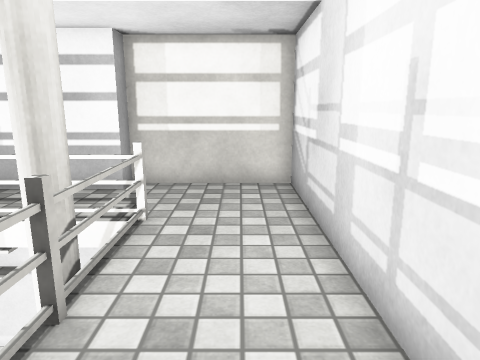
[1] (above)

15 first-person views from a walk through a Unity game level. The camera is 1.2 m above the floor, tilts 12° down and sees 70° across. The floor is counted in squares, 0.5 m on a side. Each view is taken from the middle of a square. On the plan, view 1 faces up. The plan holds only what a view shows up to about 20 squares ahead; the rest is blank. The place goes on beyond the plan. The player character is not drawn. Surface patterns are stand-ins for the level's own textures.

[2]
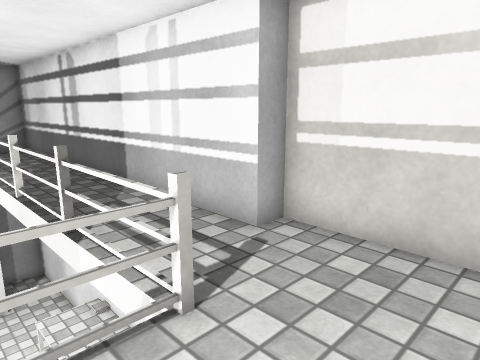

[3]
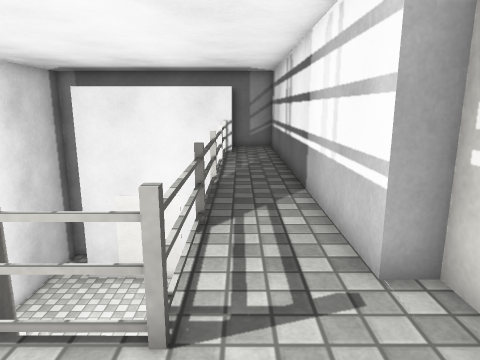

[4]
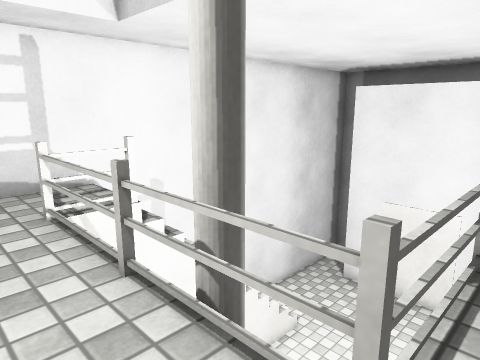

[5]
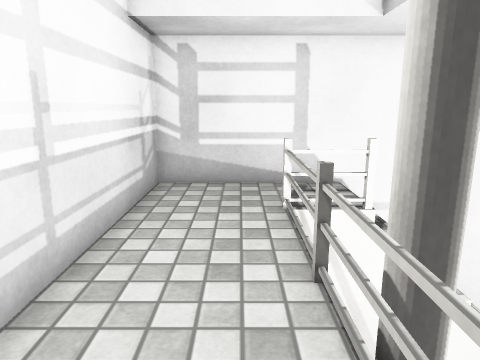

[6]
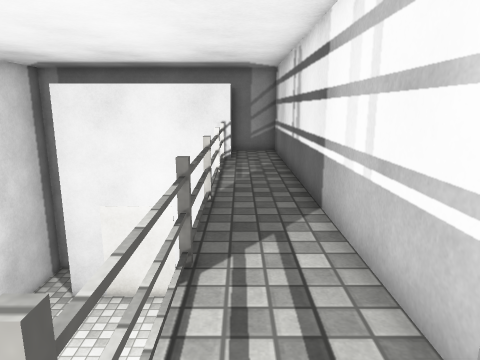

[7]
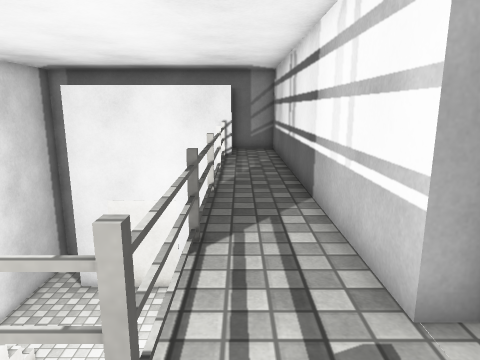

[8]
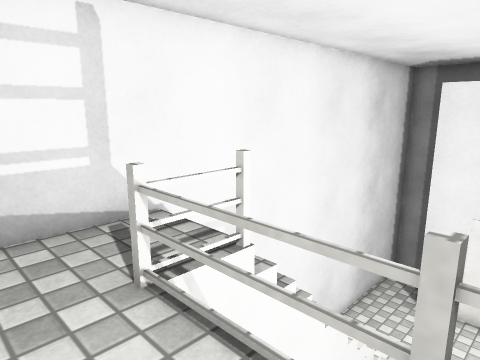

[9]
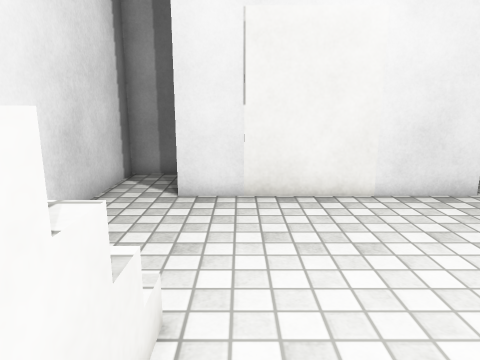

[10]
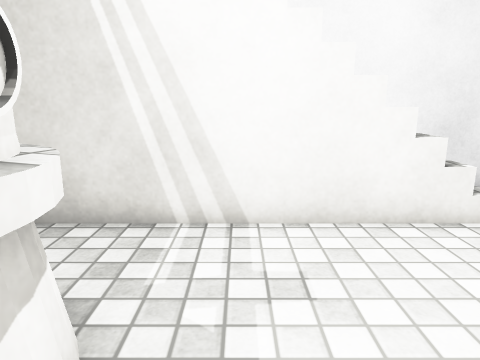

[11]
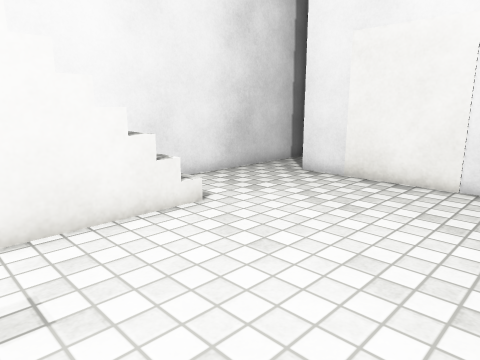

[12]
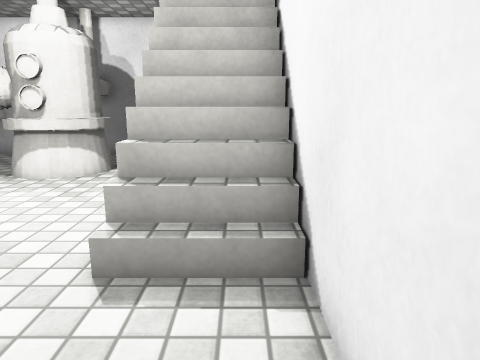

[13]
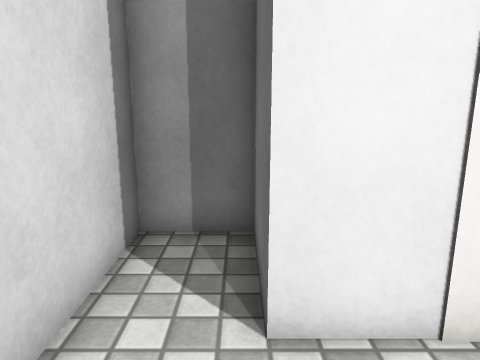

[14]
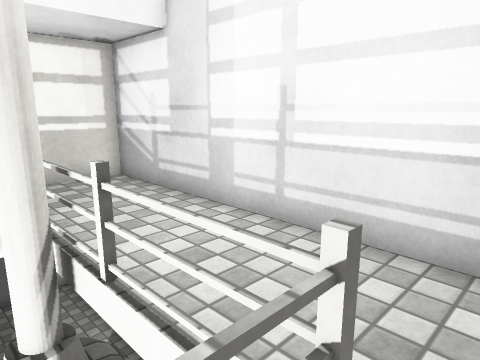

[15]
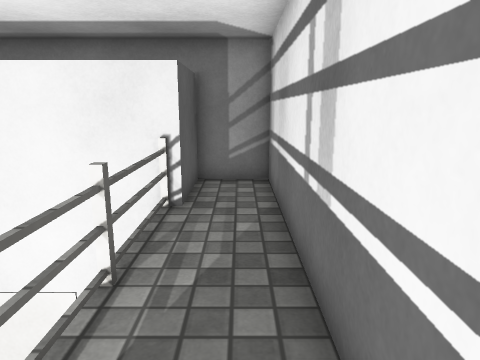

### Floor plan
Key: @ floor where view 1 was taken; # wall or solid block; . main floor; : floor 3.5 m higher than the main floor; / step, stairs or slope; = window, fence, low wall or low ledge; v drop or lower ground.
Columns run from 20 left of view 1 to 2 right of it. Each row starts with its distance up from view 1.
 11                 #######
 10 ################# ::::#
  9 #:::::::::::::::::::::#
  8 ###:::::::::::::::::::#
  7    #............ #=:::#
  6    #........   .##=:::#
  5    #...........=##=:::#
  4    #...........=##=:::#
  3    #............=#=:::#
  2    #............../:::#
  1    #............../:::#
  0    #.....=vvvvvvvv#:@:#
 -1 ####.....///////::::::#
 -2 #........////// ::::::#
 -3 #######################

Where each view was taken, in squares from view 1:
view 1: 0 up, 0 right, facing up
view 2: 5 up, 1 right, facing up-left
view 3: 8 up, 1 right, facing left
view 4: 8 up, 0 right, facing down-left
view 5: 8 up, 1 left, facing down
view 6: 8 up, 1 left, facing left
view 7: 8 up, 0 right, facing left
view 8: 4 up, 0 right, facing down-left
view 9: 1 up, 8 left, facing left
view 10: 7 up, 6 left, facing down
view 11: 7 up, 6 left, facing down-left
view 12: 2 down, 16 left, facing right
view 13: 1 down, 14 left, facing left
view 14: 1 down, 4 left, facing up-right
view 15: 9 up, 9 left, facing left
